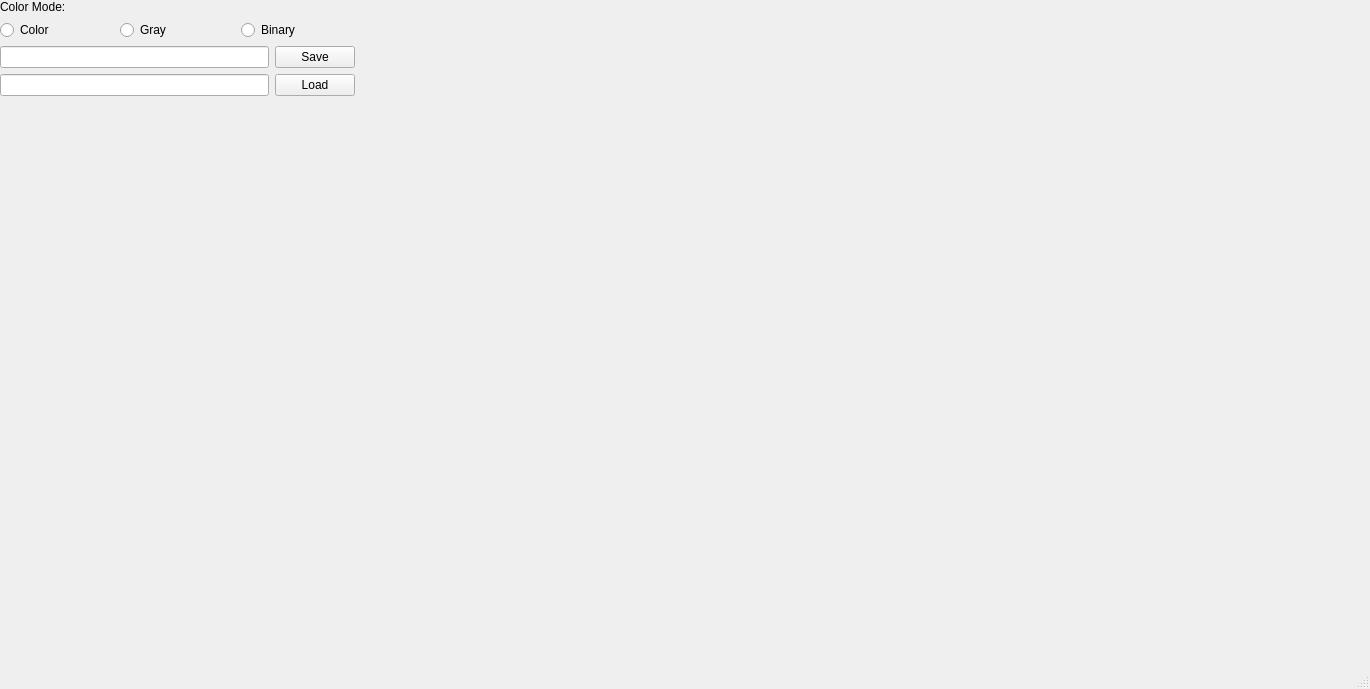
<?xml version="1.0" encoding="UTF-8"?>
<ui version="4.0">
 <class>ImageViewer</class>
 <widget class="QMainWindow" name="ImageViewer">
  <property name="geometry">
   <rect>
    <x>0</x>
    <y>0</y>
    <width>1370</width>
    <height>689</height>
   </rect>
  </property>
  <property name="windowTitle">
   <string>ImageViewer</string>
  </property>
  <widget class="QWidget" name="centralwidget">
   <widget class="QWidget" name="verticalLayoutWidget">
    <property name="geometry">
     <rect>
      <x>0</x>
      <y>0</y>
      <width>355</width>
      <height>631</height>
     </rect>
    </property>
    <layout class="QVBoxLayout" name="verticalLayout">
     <item>
      <widget class="QLabel" name="label">
       <property name="text">
        <string>Color Mode:</string>
       </property>
      </widget>
     </item>
     <item>
      <layout class="QHBoxLayout" name="colorLayout">
       <item>
        <widget class="QRadioButton" name="colorBtn">
         <property name="text">
          <string>Color</string>
         </property>
        </widget>
       </item>
       <item>
        <widget class="QRadioButton" name="grayBtn">
         <property name="text">
          <string>Gray</string>
         </property>
        </widget>
       </item>
       <item>
        <widget class="QRadioButton" name="binBtn">
         <property name="text">
          <string>Binary</string>
         </property>
        </widget>
       </item>
      </layout>
     </item>
     <item>
      <layout class="QHBoxLayout" name="saveLayout">
       <item>
        <widget class="QLineEdit" name="lineEdit"/>
       </item>
       <item>
        <widget class="QPushButton" name="saveBtn">
         <property name="text">
          <string>Save</string>
         </property>
        </widget>
       </item>
      </layout>
     </item>
     <item>
      <layout class="QHBoxLayout" name="loadLayout">
       <item>
        <widget class="QLineEdit" name="lineEdit_2"/>
       </item>
       <item>
        <widget class="QPushButton" name="loadBtn">
         <property name="text">
          <string>Load</string>
         </property>
        </widget>
       </item>
      </layout>
     </item>
     <item>
      <spacer name="verticalSpacer">
       <property name="orientation">
        <enum>Qt::Vertical</enum>
       </property>
       <property name="sizeType">
        <enum>QSizePolicy::Expanding</enum>
       </property>
       <property name="sizeHint" stdset="0">
        <size>
         <width>20</width>
         <height>100</height>
        </size>
       </property>
      </spacer>
     </item>
    </layout>
   </widget>
   <widget class="QWidget" name="gridLayoutWidget">
    <property name="geometry">
     <rect>
      <x>430</x>
      <y>0</y>
      <width>731</width>
      <height>631</height>
     </rect>
    </property>
    <layout class="QGridLayout" name="gridLayout"/>
   </widget>
  </widget>
  <widget class="QMenuBar" name="menubar">
   <property name="geometry">
    <rect>
     <x>0</x>
     <y>0</y>
     <width>1370</width>
     <height>22</height>
    </rect>
   </property>
  </widget>
  <widget class="QStatusBar" name="statusbar"/>
 </widget>
 <resources/>
 <connections/>
</ui>
